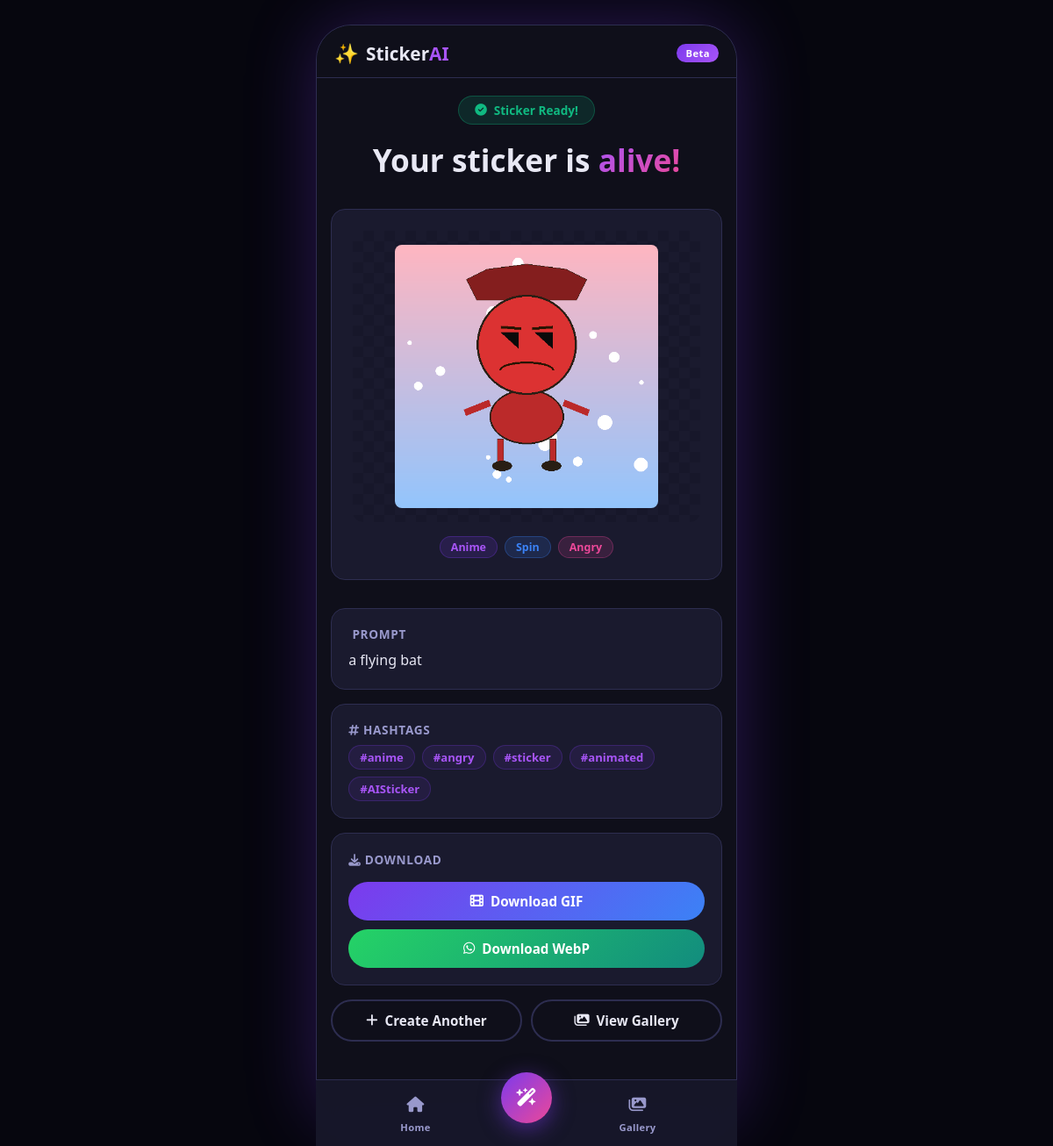
Page /result/5 on the committed database.
### tables this page shows
CREATE TABLE stickers (
                id INTEGER PRIMARY KEY AUTOINCREMENT,
                prompt TEXT,
                enhanced_prompt TEXT,
                file_path TEXT,
                webp_path TEXT,
                style TEXT DEFAULT 'cartoon',
                animation_type TEXT DEFAULT 'bounce',
                mood TEXT DEFAULT 'funny',
                top_text TEXT DEFAULT '',
                bottom_text TEXT DEFAULT '',
                hashtags TEXT DEFAULT '',
                likes INTEGER DEFAULT 0,
                views INTEGER DEFAULT 0,
                created_at TEXT
            );

### app.py (the view)
@app.route("/result/<int:sticker_id>")
def result(sticker_id):
    db = get_db()
    db.execute("UPDATE stickers SET views = views + 1 WHERE id = ?", (sticker_id,))
    db.commit()
    sticker = db.execute("SELECT * FROM stickers WHERE id = ?", (sticker_id,)).fetchone()
    if not sticker:
        return redirect(url_for("index"))
    used_real = request.args.get("real", "0") == "1"
    return render_template("result.html", sticker=sticker, used_real=used_real)

### app.py (called while the page is built)
def get_db():
    db = getattr(g, "_database", None)
    if db is None:
        db = g._database = sqlite3.connect(DATABASE)
        db.row_factory = sqlite3.Row
    return db

@app.teardown_appcontext
def close_connection(exception):
    db = getattr(g, "_database", None)
    if db is not None:
        db.close()

### templates/result.html (shortened to what this page needs)
{% extends "base.html" %}
{% block content %}
<section class="result-hero">
  <div class="result-badge success"><i class="fa-solid fa-circle-check"></i> Sticker Ready!</div>
  <h1 class="result-title">Your sticker is <span class="gradient-text">alive!</span></h1>
</section>
<div class="result-layout">
  <div class="sticker-preview-card">
    <div class="sticker-frame">
      <img src="/{{ sticker['file_path'] }}" alt="Animated Sticker" class="sticker-img animated-in">
    </div>
    <div class="sticker-meta">
      <div class="meta-row">
        <span class="meta-badge style-badge">{{ sticker['style']|capitalize }}</span>
        <span class="meta-badge anim-badge">{{ sticker['animation_type']|capitalize }}</span>
        <span class="meta-badge mood-badge">{{ sticker['mood']|capitalize }}</span>
      </div>
    </div>
  </div>
  <div class="result-info">
    <div class="info-card">
      <h3> Prompt</h3>
      <p class="prompt-text">{{ sticker['prompt'] }}</p>
    </div>
    {% if sticker['hashtags'] %}
    <div class="info-card">
      <h3><i class="fa-solid fa-hashtag"></i> Hashtags</h3>
      <div class="hashtag-cloud">
        {% for tag in sticker['hashtags'].split() %}
        <span class="hashtag">{{ tag }}</span>
        {% endfor %}
      </div>
    </div>
    {% endif %}
    <div class="download-card">
      <h3><i class="fa-solid fa-download"></i> Download</h3>
      <div class="download-buttons">
        <a href="/download/{{ sticker['id'] }}/gif" class="btn btn-download">
          <i class="fa-solid fa-film"></i> Download GIF
        </a>
        <a href="/download/{{ sticker['id'] }}/webp" class="btn btn-download btn-webp">
          <i class="fa-brands fa-whatsapp"></i> Download WebP
        </a>
      </div>
    </div>
    <div class="action-row">
      <a href="/" class="btn btn-outline">
        <i class="fa-solid fa-plus"></i> Create Another
      </a>
      <a href="/gallery" class="btn btn-outline">
        <i class="fa-solid fa-images"></i> View Gallery
      </a>
    </div>
  </div>
</div>
{% endblock %}

### static/css/style.css (style rules this page uses)
:root { --bg: #0f0f1a; --bg2: #17172a; --bg3: #1e1e35; --card: #1a1a2e; --card2: #22223a; --border: #2d2d50; --text: #e8e8f4; --text2: #9999cc; --accent: #7c3aed; --accent2: #a855f7; --accent3: #ec4899; --green: #10b981; --red: #ef4444; --yellow: #f59e0b; --blue: #3b82f6; --radius: 16px; --shadow: 0 8px 32px rgba(124,58,237,0.18); --shadow-sm: 0 2px 12px rgba(0,0,0,0.3); --transition: 0.25s cubic-bezier(.4,0,.2,1); }
*, *::before, *::after { box-sizing: border-box; margin: 0; padding: 0; }
html { scroll-behavior: smooth; }
body { font-family: 'Segoe UI', system-ui, -apple-system, sans-serif; background: #08080f; color: var(--text); min-height: 100vh; }
@media (min-width: 500px) { body { padding: 28px 0; background: #06060e; } }
a { color: var(--accent2); text-decoration: none; }
.btn { display: inline-flex; align-items: center; justify-content: center; gap: 8px; padding: 12px 24px; border-radius: 50px; font-weight: 600; font-size: 0.95rem; border: none; cursor: pointer; transition: var(--transition); text-decoration: none; }
.btn-download { background: linear-gradient(135deg, var(--accent), var(--blue)); color: #fff; padding: 12px 24px; }
.btn-webp { background: linear-gradient(135deg, #25d366, #128c7e); }
.btn-outline { background: transparent; border: 2px solid var(--border); color: var(--text); }
.gradient-text { background: linear-gradient(135deg, var(--accent2), var(--accent3)); -webkit-background-clip: text; -webkit-text-fill-color: transparent; background-clip: text; }
::placeholder { color: var(--text2); opacity: 0.7; }
.result-hero { text-align: center; margin-bottom: 2rem; }
.result-badge { display: inline-flex; align-items: center; gap: 8px; padding: 6px 18px; border-radius: 50px; font-size: 0.85rem; font-weight: 700; margin-bottom: 1rem; }
.result-badge.success { background: rgba(16,185,129,0.15); border: 1px solid rgba(16,185,129,0.3); color: var(--green); }
.result-title { font-size: 2.2rem; font-weight: 900; }
.result-layout { display: grid; grid-template-columns: 1fr 1fr; gap: 2rem; }
.sticker-preview-card { background: var(--card); border: 1px solid var(--border); border-radius: var(--radius); padding: 1.5rem; text-align: center; }
.sticker-frame { background: repeating-conic-gradient(var(--bg2) 0% 25%, transparent 0% 50%) 0 0 / 24px 24px; border-radius: 12px; padding: 1rem; margin-bottom: 1rem; min-height: 280px; display: flex; align-items: center; justify-content: center; }
.sticker-img { max-width: 100%; max-height: 300px; border-radius: 8px; }
.animated-in { animation: popIn 0.5s cubic-bezier(.175,.885,.32,1.275); }
.sticker-meta { margin-top: 0.5rem; }
.meta-row { display: flex; gap: 8px; justify-content: center; flex-wrap: wrap; }
.meta-badge { display: inline-block; padding: 3px 12px; border-radius: 50px; font-size: 0.78rem; font-weight: 700; background: var(--bg2); border: 1px solid var(--border); color: var(--text2); text-transform: capitalize; }
.style-badge { background: rgba(124,58,237,0.15); border-color: rgba(124,58,237,0.3); color: var(--accent2); }
.anim-badge { background: rgba(59,130,246,0.15); border-color: rgba(59,130,246,0.3); color: var(--blue); }
.mood-badge { background: rgba(236,72,153,0.15); border-color: rgba(236,72,153,0.3); color: var(--accent3); }
.result-info { display: flex; flex-direction: column; gap: 1rem; }
.info-card { background: var(--card); border: 1px solid var(--border); border-radius: var(--radius); padding: 1.2rem; }
.info-card h3 { font-size: 0.85rem; font-weight: 700; color: var(--text2); text-transform: uppercase; letter-spacing: 0.05em; margin-bottom: 0.5rem; }
.prompt-text { color: var(--text); line-height: 1.6; }
.hashtag-cloud { display: flex; flex-wrap: wrap; gap: 8px; }
.hashtag { padding: 4px 12px; background: rgba(124,58,237,0.1); border: 1px solid rgba(124,58,237,0.25); border-radius: 50px; font-size: 0.82rem; color: var(--accent2); font-weight: 600; }
.download-card { background: var(--card); border: 1px solid var(--border); border-radius: var(--radius); padding: 1.2rem; }
.download-card h3 { font-size: 0.85rem; font-weight: 700; color: var(--text2); text-transform: uppercase; letter-spacing: 0.05em; margin-bottom: 1rem; }
.download-buttons { display: flex; flex-direction: column; gap: 10px; }
.action-row { display: flex; gap: 10px; }
.action-row .btn { flex: 1; justify-content: center; }
.result-layout { grid-template-columns: 1fr; }

### rows in the picture
stickers: file_path (picture), style "Anime", animation_type "Spin", mood "Angry", prompt "a flying bat"

### other values in the picture
{{ tag }} "#anime" "#angry" "#sticker" "#animated" "#AISticker"
